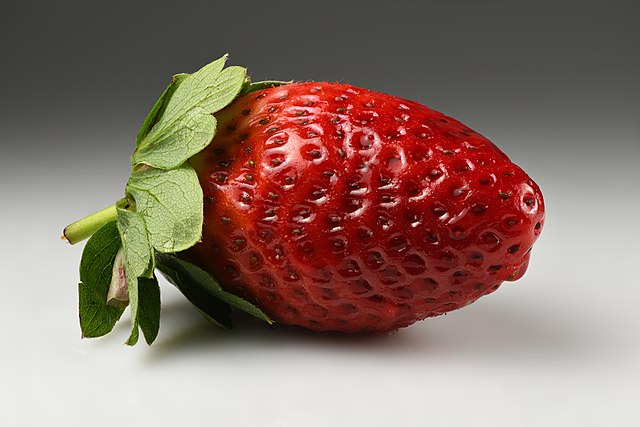
#> input picture OpenCV_tutorials/assets/strawberry.jpeg, 640 x 427 px
$ python tutorial7.py
#> lines starting #> are read from the running program, lines starting #| are printed output that depends on the picture
import numpy as np
import cv2

img = cv2.resize(cv2.imread("assets/strawberry.jpeg", 0), (0, 0), fx=0.8, fy=0.8)
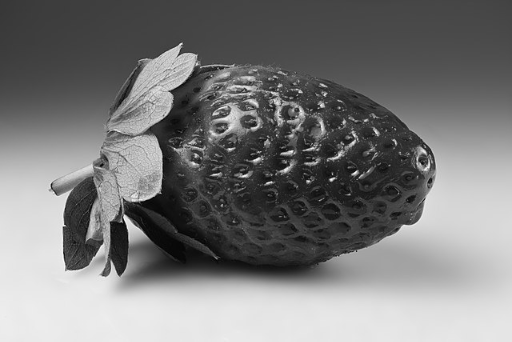
#> img: shape (342, 512); min 2, max 253, mean 122.7
template = cv2.resize(cv2.imread("assets/strawberry_template.png", 0), (0, 0), fx=0.8, fy=0.8)
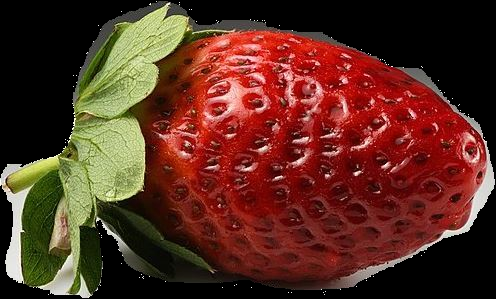
#> input picture OpenCV_tutorials/assets/strawberry_template.png, 496 x 299 px
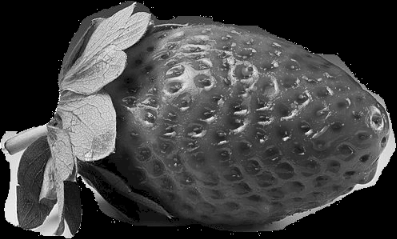
#> template: shape (239, 397); min 0, max 249, mean 66.9
h, w = template.shape
#> h = 239; w = 397

methods = [cv2.TM_CCOEFF, cv2.TM_CCOEFF_NORMED, cv2.TM_CCORR,
            cv2.TM_CCORR_NORMED, cv2.TM_SQDIFF, cv2.TM_SQDIFF_NORMED]

for method in methods:
    img2 = img.copy()

    result = cv2.matchTemplate(img2, template, method)
    min_val, max_val, min_loc, max_loc = cv2.minMaxLoc(result)
    #print(min_loc, max_loc)

    if method in [cv2.TM_SQDIFF, cv2.TM_SQDIFF_NORMED]:
        location = min_loc
    else:
        location = max_loc

    bottom_right = (location[0] + w, location[1] + h)

    cv2.rectangle(img2, location, bottom_right, 255, 5)

    cv2.imshow("Match", img2)

    cv2.waitKey(0)
    cv2.destroyAllWindows()
#> this loop made 6 passes
#> (min_val, max_val, min_loc, location, bottom_right) on passes 1 to 4: (-149456400, 131956632, (92, 103), (46, 41), (443, 280)), (-0.331, 0.4, (92, 103), (46, 41), (443, 280)), (562995392, 747939072, (115, 0), (0, 103), (397, 342)), (0.512, 0.767, (72, 102), (46, 41), (443, 280))
#> (min_val, max_val, max_loc, location, bottom_right) on passes 5 to 6: (457747872, 1.59e+09, (106, 103), (46, 41), (443, 280)), (0.492, 1, (101, 60), (46, 41), (443, 280))
#> pass 1, `result = cv2.matchTemplate(img2, template, method)`:
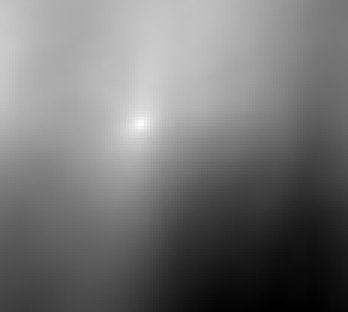
#> result: shape (104, 116) float32 (shown 3 times larger); min -149456400, max 131956632, mean -20245648; drawn with min black and max white
#> pass 1, `cv2.imshow("Match", img2)`:
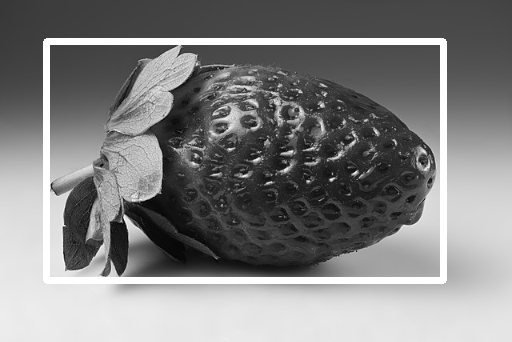
#> window 'Match': shape (342, 512); min 2, max 255, mean 128.9
#> pass 3, `result = cv2.matchTemplate(img2, template, method)`:
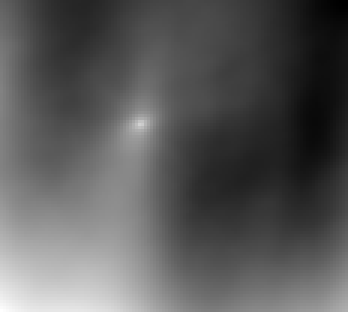
#> result: shape (104, 116) float32 (shown 3 times larger); min 562995392, max 747939072, mean 628084416; drawn with min black and max white
#> after the loop:
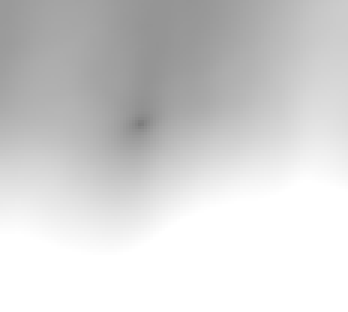
#> result: shape (104, 116) float32 (shown 3 times larger); min 0.492, max 1, mean 0.831
